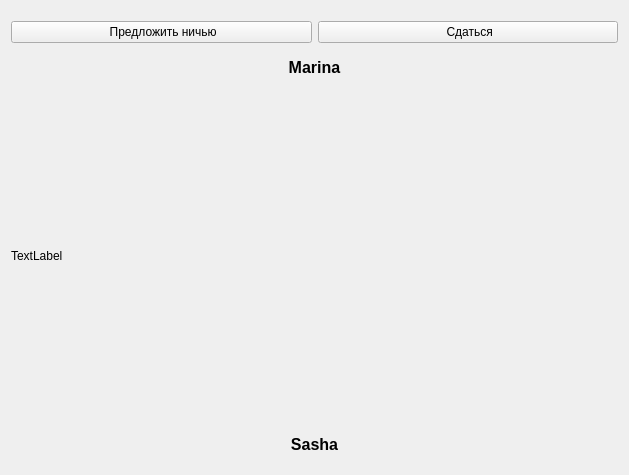
<?xml version="1.0" encoding="UTF-8"?>
<ui version="4.0">
 <class>ChessGameWidget</class>
 <widget class="QWidget" name="ChessGameWidget">
  <property name="geometry">
   <rect>
    <x>0</x>
    <y>0</y>
    <width>629</width>
    <height>475</height>
   </rect>
  </property>
  <property name="windowTitle">
   <string>Form</string>
  </property>
  <layout class="QHBoxLayout" name="horizontalLayout" stretch="0">
   <item>
    <layout class="QVBoxLayout" name="verticalLayout_2">
     <property name="topMargin">
      <number>10</number>
     </property>
     <property name="bottomMargin">
      <number>10</number>
     </property>
     <item>
      <widget class="QWidget" name="widget" native="true">
       <layout class="QHBoxLayout" name="horizontalLayout_2">
        <property name="leftMargin">
         <number>0</number>
        </property>
        <property name="topMargin">
         <number>0</number>
        </property>
        <property name="rightMargin">
         <number>0</number>
        </property>
        <item>
         <widget class="QPushButton" name="offerDrawButton">
          <property name="text">
           <string> Предложить ничью</string>
          </property>
          <property name="icon">
           <iconset resource="images.qrc">
            <normaloff>:/Images/draw.png</normaloff>:/Images/draw.png</iconset>
          </property>
          <property name="iconSize">
           <size>
            <width>21</width>
            <height>21</height>
           </size>
          </property>
         </widget>
        </item>
        <item>
         <widget class="QPushButton" name="giveupButton">
          <property name="text">
           <string> Сдаться</string>
          </property>
          <property name="icon">
           <iconset resource="images.qrc">
            <normaloff>:/Images/giveup.png</normaloff>:/Images/giveup.png</iconset>
          </property>
          <property name="iconSize">
           <size>
            <width>20</width>
            <height>20</height>
           </size>
          </property>
         </widget>
        </item>
       </layout>
      </widget>
     </item>
     <item>
      <widget class="QLabel" name="opponentNameLabel">
       <property name="maximumSize">
        <size>
         <width>16777215</width>
         <height>16777215</height>
        </size>
       </property>
       <property name="font">
        <font>
         <pointsize>12</pointsize>
        </font>
       </property>
       <property name="frameShape">
        <enum>QFrame::NoFrame</enum>
       </property>
       <property name="text">
        <string>&lt;b&gt;Marina&lt;/b&gt;</string>
       </property>
       <property name="alignment">
        <set>Qt::AlignCenter</set>
       </property>
      </widget>
     </item>
     <item>
      <widget class="QLabel" name="logLabel">
       <property name="sizePolicy">
        <sizepolicy hsizetype="Preferred" vsizetype="Preferred">
         <horstretch>0</horstretch>
         <verstretch>1</verstretch>
        </sizepolicy>
       </property>
       <property name="maximumSize">
        <size>
         <width>16777215</width>
         <height>16777215</height>
        </size>
       </property>
       <property name="frameShape">
        <enum>QFrame::NoFrame</enum>
       </property>
       <property name="text">
        <string>TextLabel</string>
       </property>
      </widget>
     </item>
     <item>
      <widget class="QLabel" name="playerNameLabel">
       <property name="maximumSize">
        <size>
         <width>16777215</width>
         <height>16777215</height>
        </size>
       </property>
       <property name="font">
        <font>
         <pointsize>12</pointsize>
        </font>
       </property>
       <property name="frameShape">
        <enum>QFrame::NoFrame</enum>
       </property>
       <property name="text">
        <string>&lt;b&gt;Sasha&lt;/b&gt;</string>
       </property>
       <property name="alignment">
        <set>Qt::AlignCenter</set>
       </property>
      </widget>
     </item>
    </layout>
   </item>
  </layout>
 </widget>
 <resources>
  <include location="images.qrc"/>
 </resources>
 <connections/>
</ui>
